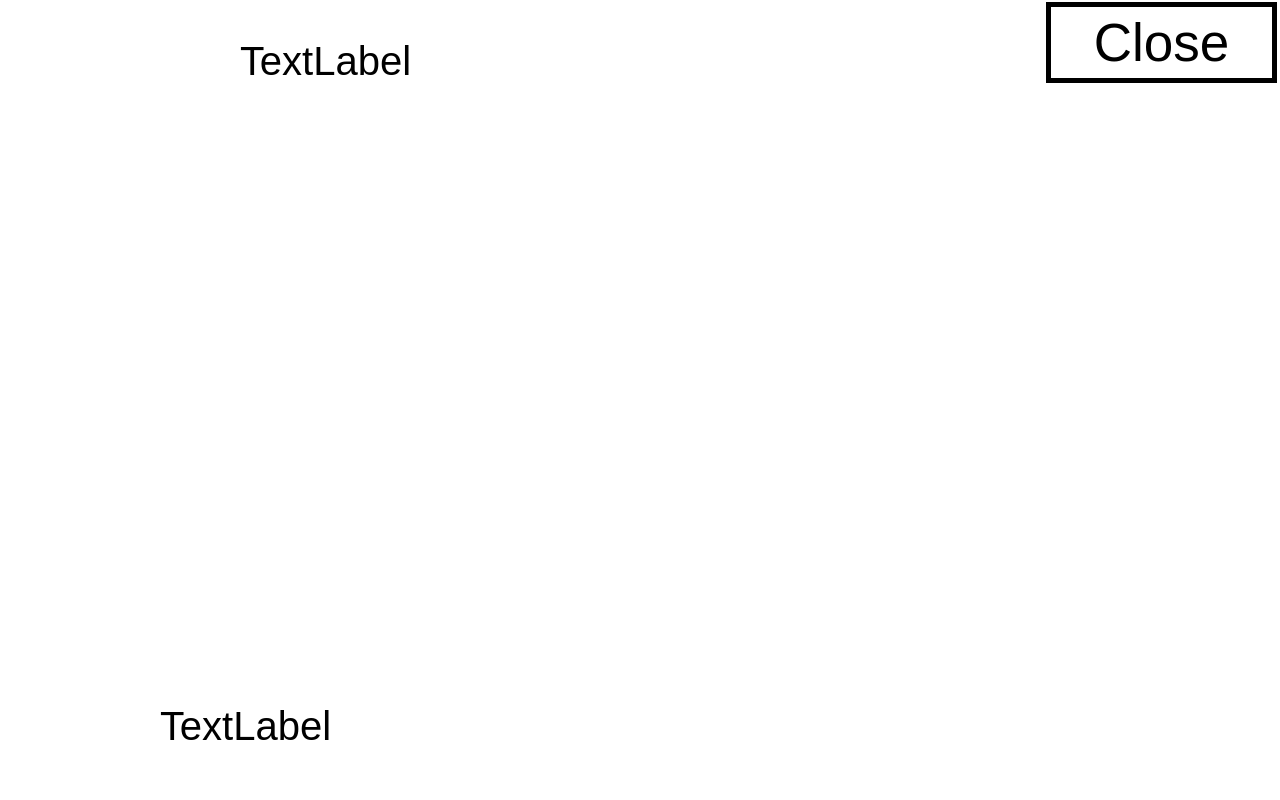
  <widget class="QGroupBox" name="grBoxPixmap">
   <property name="geometry">
    <rect>
     <x>0</x>
     <y>1500</y>
     <width>1280</width>
     <height>800</height>
    </rect>
   </property>
   <property name="styleSheet">
    <string notr="true">background:white;
border:0px;</string>
   </property>
   <property name="title">
    <string/>
   </property>
   <property name="flat">
    <bool>true</bool>
   </property>
   <widget class="QLabel" name="task_pixmap">
    <property name="geometry">
     <rect>
      <x>160</x>
      <y>90</y>
      <width>960</width>
      <height>600</height>
     </rect>
    </property>
    <property name="text">
     <string/>
    </property>
   </widget>
   <widget class="QLabel" name="lblTaskName">
    <property name="geometry">
     <rect>
      <x>240</x>
      <y>20</y>
      <width>640</width>
      <height>81</height>
     </rect>
    </property>
    <property name="font">
     <font>
      <pointsize>30</pointsize>
     </font>
    </property>
    <property name="text">
     <string>TextLabel</string>
    </property>
   </widget>
   <widget class="QLabel" name="lblTaskDescription">
    <property name="geometry">
     <rect>
      <x>160</x>
      <y>680</y>
      <width>880</width>
      <height>91</height>
     </rect>
    </property>
    <property name="font">
     <font>
      <pointsize>30</pointsize>
     </font>
    </property>
    <property name="text">
     <string>TextLabel</string>
    </property>
   </widget>
   <widget class="QToolButton" name="btnClose">
    <property name="geometry">
     <rect>
      <x>1046</x>
      <y>2</y>
      <width>231</width>
      <height>81</height>
     </rect>
    </property>
    <property name="font">
     <font>
      <pointsize>40</pointsize>
     </font>
    </property>
    <property name="styleSheet">
     <string notr="true">border:5px solid black;</string>
    </property>
    <property name="text">
     <string>Close</string>
    </property>
   </widget>
  </widget>
